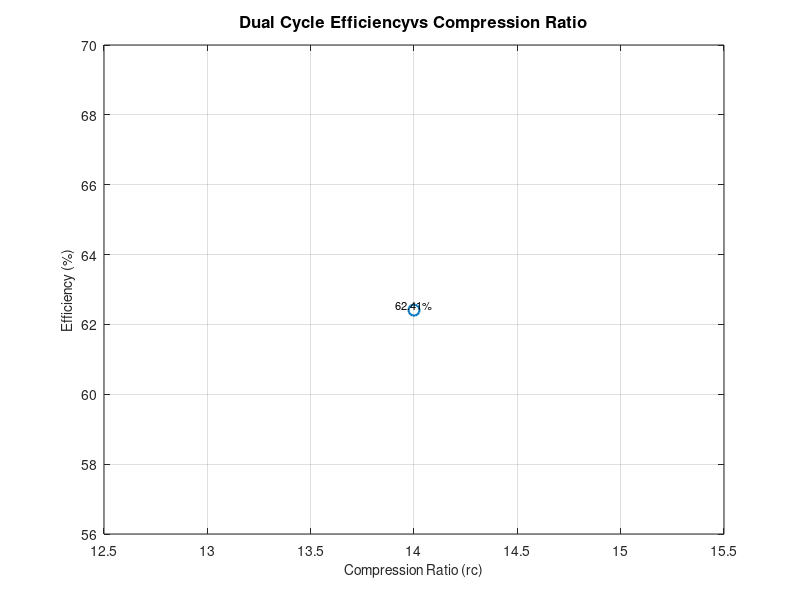

This figure's MATLAB source:
%% Dual Cycle Analysis
clc; clear; close all;

 
% Constants
P1 = 100;       % kPa (initial pressure)
T1 = 300;       % K (initial temperature)
k = 1.4;        % Specific heat ratio (gamma)
rp = 1.7;       % Pressure ratio (P3/P2)
cutoff_ratio_percent = 5;  % 5% of stroke for cut-off
Cv = 0.718;     % kJ/kg·K (specific heat atconstant volume)
Cp = 1.005;     % kJ/kg·K (specific heat at constant pressure)
 
% Initialize results
results = struct();
resultIndex = 1;
 
% Calculate for rc = 14 to 18
for rc = 14:18
    % 1. Isentropic compression (1 -> 2)
    T2 = T1 * (rc ^ (k - 1));
    P2 = P1 * (rc ^ k);
    
    % 2. Constant volume heataddition (2 -> 3)
    P3 = rp * P2;
    T3 = T2 * rp;
    
    % 3. Constant pressure heat addition (3 -> 4)
    rho = 1 + (cutoff_ratio_percent / 100) * (rc - 1);
    T4 = T3 * rho;
    
    % Skip if T4 exceeds 2500 K
    if T4 > 2500
        continue;
    end
    
    % Heat calculations
    Qv = Cv * (T3 - T2);
    Qp = Cp * (T4 - T3);
    Qin = Qv + Qp;
    
    % 4. Isentropic expansion (4 -> 5)
    V4_V5 = rho / rc;
    T5 = T4 * (V4_V5 ^ (k - 1));
    
    % Heat rejection
    Qout = Cv * (T5 - T1);
    
    % Efficiency
    eta = 1 - (Qout / Qin);
    
    % Store results (using proper roundingsyntax)
    results.rc(resultIndex) = rc;
    results.T2(resultIndex) = round(T2*100)/100;
    results.P2(resultIndex) = round(P2*100)/100;
    results.T3(resultIndex) = round(T3*100)/100;
    results.P3(resultIndex) = round(P3*100)/100;
    results.T4(resultIndex) = round(T4*100)/100;
    results.rho(resultIndex) = round(rho*1000)/1000;
    results.T5(resultIndex) = round(T5*100)/100;
    results.Qv(resultIndex) = round(Qv*100)/100;
    results.Qp(resultIndex) = round(Qp*100)/100;
    results.Qin(resultIndex) = round(Qin*100)/100;
    results.Qout(resultIndex) = round(Qout*100)/100;
    results.Efficiency(resultIndex) = round(eta*10000)/100;
    
    resultIndex =resultIndex + 1;
end
 
% Display results
disp('Dual Cycle Analysis (rc= 14 to 18, T4 ≤ 2500 K)');
disp('================================================================================');
disp(' rc  |  T2(K) | P2 (kPa) | T3 (K) | P3 (kPa) | T4 (K) |  ρ   | T5 (K) | Qin   |  Qout  | η (%) ');
disp('================================================================================');
 
for i = 1:length(results.rc)
    fprintf('%3d  | %7.2f |%8.2f | %6.2f | %8.2f | %6.2f | %4.3f | %6.2f | %6.2f | %6.2f | %5.2f\n',results.rc(i), results.T2(i), results.P2(i), results.T3(i),results.P3(i), results.T4(i), results.rho(i), results.T5(i),results.Qin(i), results.Qout(i), results.Efficiency(i));
end

 
% Plot efficiency vs compression ratio
figure;
plot(results.rc, results.Efficiency, '-o', 'LineWidth', 1.5, 'MarkerSize', 8);
title('Dual Cycle Efficiencyvs Compression Ratio', 'FontSize', 12);
xlabel('Compression Ratio (rc)', 'FontSize', 10);
ylabel('Efficiency (%)', 'FontSize', 10);
grid on;
 
% Add data labels
for i = 1:length(results.rc)
    text(results.rc(i), results.Efficiency(i), ...
        sprintf('%.2f%%', results.Efficiency(i)), ...
        'VerticalAlignment', 'bottom', 'HorizontalAlignment', 'center', ...
        'FontSize', 8);
end